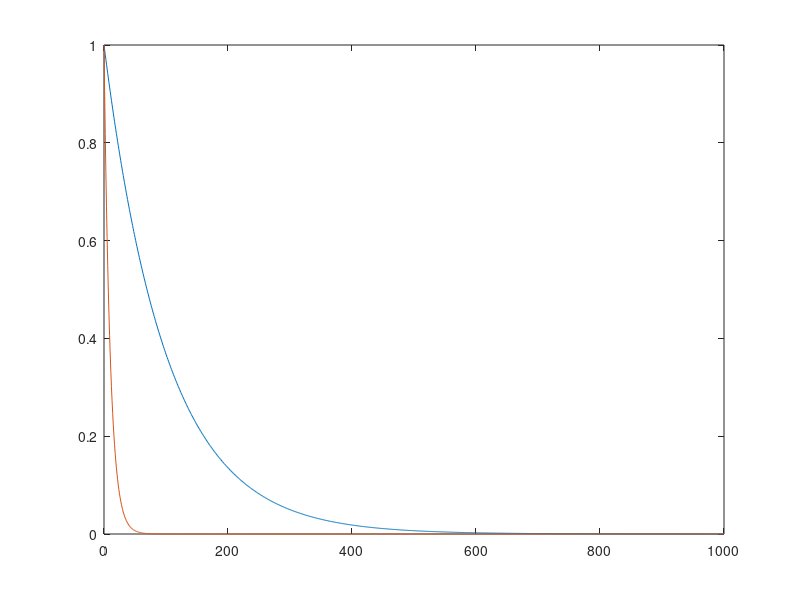
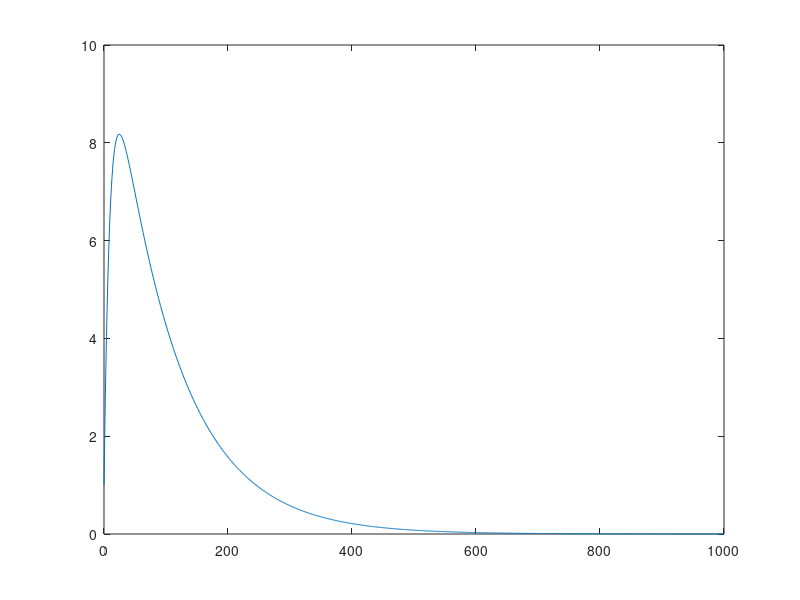
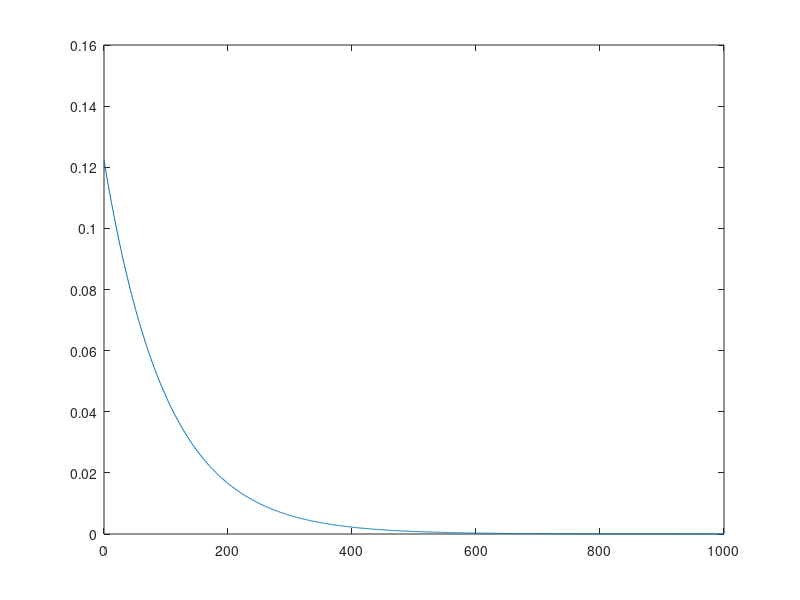

MATLAB code for these plots, in order:
close all
clear variables

t = 0:1000;
tau1 = 100;
tau2 = 10;
signal = exp(-t/tau1);
irf = exp(-t/tau2);

figure
plot(t,signal)
hold on
plot(t,irf)

conv = ifft(fft(signal).*fft(irf));
figure
plot(t,conv)

conv = conv./max(conv);

%For using the Wiener-Filter, you have to determine the SNR.
    FFT_COEFFICIENT = 2^nextpow2(length(signal));
    signalFT = fft(conv,FFT_COEFFICIENT); 
    irfFT = fft(irf,FFT_COEFFICIENT);
    %Now the actual deconvolution is done by the filterfunction
    signalFT = (signalFT./irfFT); % .*...
        %((irfFT.*conj(irfFT))./((irfFT.*conj(irfFT))+1/SNR));
    %And the back FT
    signal = (ifft(signalFT));
    signal = signal(1:length(t));
    
figure
plot(t,signal)